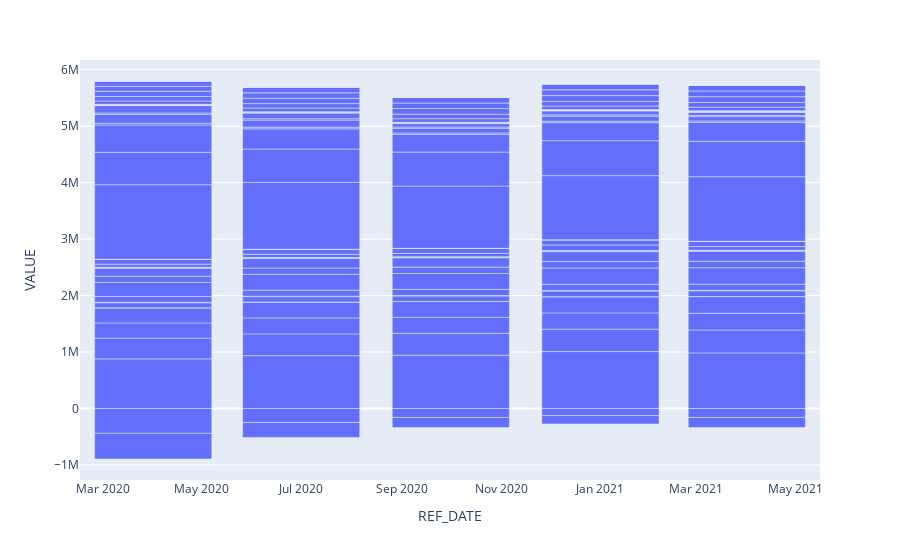

Write notebook code for a chart like this one.
### Code cell
import plotly.express as px
fig = px.bar(canada, x=canada["REF_DATE"], y=canada["VALUE"])
fig.show()

### Figure 1 — Plotly figure (JSON) as saved in the notebook; plotly's stock layout.template omitted (floating-point values rounded to 4 significant figures; data arrays with more than 128 entries replaced by an {"elided": "..."} marker saying what was removed)
{"data": [{"alignmentgroup": "True", "hovertemplate": "REF_DATE=%{x}<br>VALUE=%{y}<extra></extra>", "legendgroup": "", "marker": {"color": "#636efa", "pattern": {"shape": ""}}, "name": "", "offsetgroup": "", "orientation": "v", "showlegend": false, "textposition": "auto", "type": "bar", "x": {"elided": "215 str values"}, "xaxis": "x", "y": {"elided": "215 int values"}, "yaxis": "y"}], "layout": {"barmode": "relative", "legend": {"tracegroupgap": 0}, "margin": {"t": 60}, "xaxis": {"anchor": "y", "domain": [0, 1], "title": {"text": "REF_DATE"}}, "yaxis": {"anchor": "x", "domain": [0, 1], "title": {"text": "VALUE"}}}}
